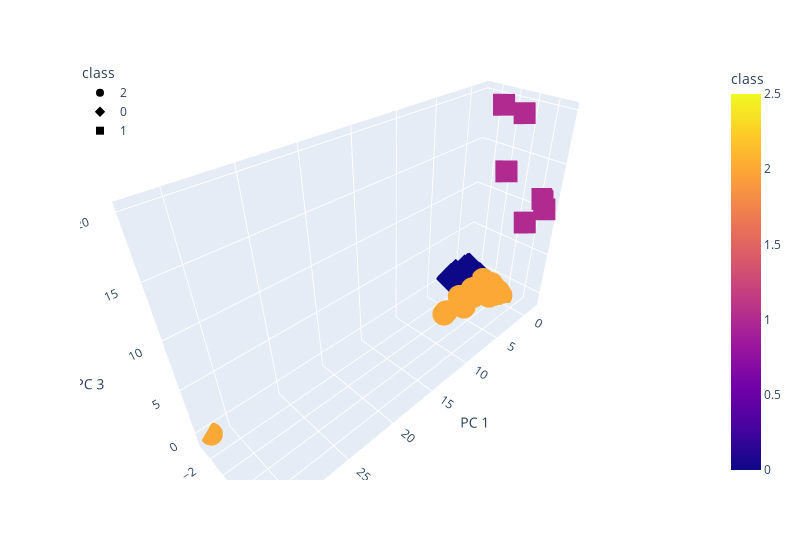

The notebook cell this image was saved under:
### Code cell
# Create a 3D scatter plot using Plotly Express to plot the clusters using the clustered_df 
fig = px.scatter_3d(
    clustered_df,
    x="PC 1",
    y="PC 2",
    z="PC 3",
    color="class",
    symbol="class",
    width=800,
    hover_name="CoinName",
    hover_data=["Algorithm"],
)
fig.update_layout(legend=dict(x=0, y=1))
fig.show()

### Figure 1 — Plotly figure (JSON) as saved in the notebook; plotly's stock layout.template omitted (floating-point values rounded to 4 significant figures; data arrays with more than 128 entries replaced by an {"elided": "..."} marker saying what was removed)
{"data": [{"customdata": {"elided": "366x1 str values"}, "hovertemplate": "<b>%{hovertext}</b><br><br>class=%{marker.color}<br>PC 1=%{x}<br>PC 2=%{y}<br>PC 3=%{z}<br>Algorithm=%{customdata[0]}<extra></extra>", "hovertext": {"elided": "366 str values"}, "legendgroup": "2", "marker": {"color": {"elided": "366 int values"}, "coloraxis": "coloraxis", "symbol": "circle"}, "mode": "markers", "name": "2", "scene": "scene", "showlegend": true, "type": "scatter3d", "x": {"elided": "366 float values"}, "y": {"elided": "366 float values"}, "z": {"elided": "366 float values"}}, {"customdata": {"elided": "313x1 str values"}, "hovertemplate": "<b>%{hovertext}</b><br><br>class=%{marker.color}<br>PC 1=%{x}<br>PC 2=%{y}<br>PC 3=%{z}<br>Algorithm=%{customdata[0]}<extra></extra>", "hovertext": {"elided": "313 str values"}, "legendgroup": "0", "marker": {"color": {"elided": "313 int values"}, "coloraxis": "coloraxis", "symbol": "diamond"}, "mode": "markers", "name": "0", "scene": "scene", "showlegend": true, "type": "scatter3d", "x": {"elided": "313 float values"}, "y": {"elided": "313 float values"}, "z": {"elided": "313 float values"}}, {"customdata": [["Proof-of-BibleHash"], ["SHA-256 + Hive"], ["Proof-of-Authority"], ["ECC 256K1"], ["SHA3-256"], ["Leased POS"]], "hovertemplate": "<b>%{hovertext}</b><br><br>class=%{marker.color}<br>PC 1=%{x}<br>PC 2=%{y}<br>PC 3=%{z}<br>Algorithm=%{customdata[0]}<extra></extra>", "hovertext": ["BiblePay", "LitecoinCash", "Poa Network", "Acute Angle Cloud", "Fiii", "Waves"], "legendgroup": "1", "marker": {"color": [1, 1, 1, 1, 1, 1], "coloraxis": "coloraxis", "symbol": "square"}, "mode": "markers", "name": "1", "scene": "scene", "showlegend": true, "type": "scatter3d", "x": [0.04456, 0.6745, 0.3061, -1.548, -0.4556, 0.2735], "y": [4.023, 0.4114, 2.371, 4.602, 5.537, 1.332], "z": [9.186, 19.99, 19.61, 11.39, 11.03, 13.79]}], "layout": {"coloraxis": {"colorbar": {"title": {"text": "class"}}, "colorscale": [[0, "#0d0887"], [0.1111, "#46039f"], [0.2222, "#7201a8"], [0.3333, "#9c179e"], [0.4444, "#bd3786"], [0.5556, "#d8576b"], [0.6667, "#ed7953"], [0.7778, "#fb9f3a"], [0.8889, "#fdca26"], [1, "#f0f921"]]}, "legend": {"title": {"text": "class"}, "tracegroupgap": 0, "x": 0, "y": 1}, "margin": {"t": 60}, "scene": {"domain": {"x": [0, 1], "y": [0, 1]}, "xaxis": {"title": {"text": "PC 1"}}, "yaxis": {"title": {"text": "PC 2"}}, "zaxis": {"title": {"text": "PC 3"}}}, "width": 800}}
